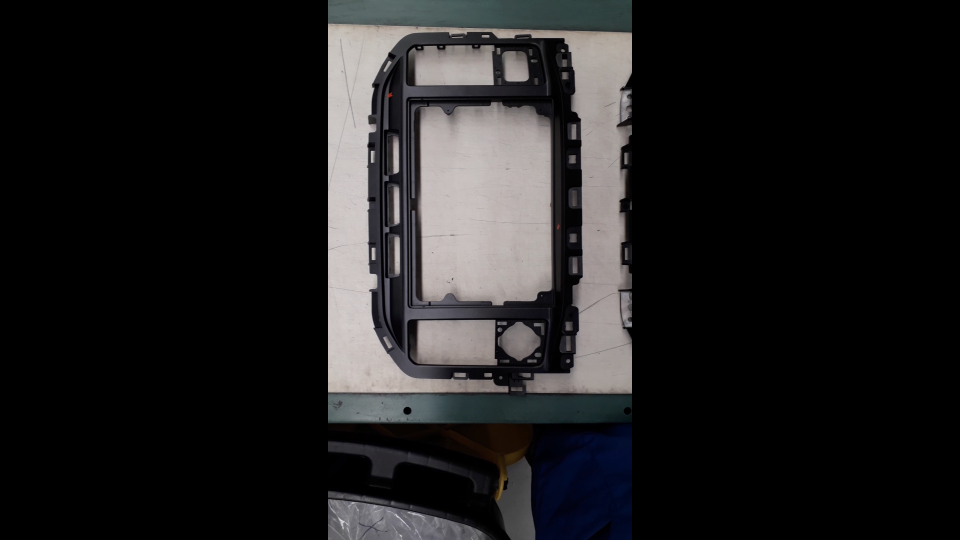
#> input picture deprecated/image.png, 1920 x 1080 px (shown at 1/2 size)
$ python 1pruebas.py
#> lines starting #> are read from the running program, lines starting #| are printed output that depends on the picture; after the words box and inside, x2 and y2 are one past the last pixel; in counts of white or black regions, pixels touching at a corner belong together
#> further down, image is the input picture: shape (1080, 1920, 3); mean B, G, R 31.1, 30.5, 31.3
import cv2
import numpy as np

# canny
def canny(image):
	grey = cv2.cvtColor(image, cv2.COLOR_BGR2GRAY)
	blur = cv2.GaussianBlur(image, (5, 5), 0)
	canny = cv2.Canny(blur, 50, 150)
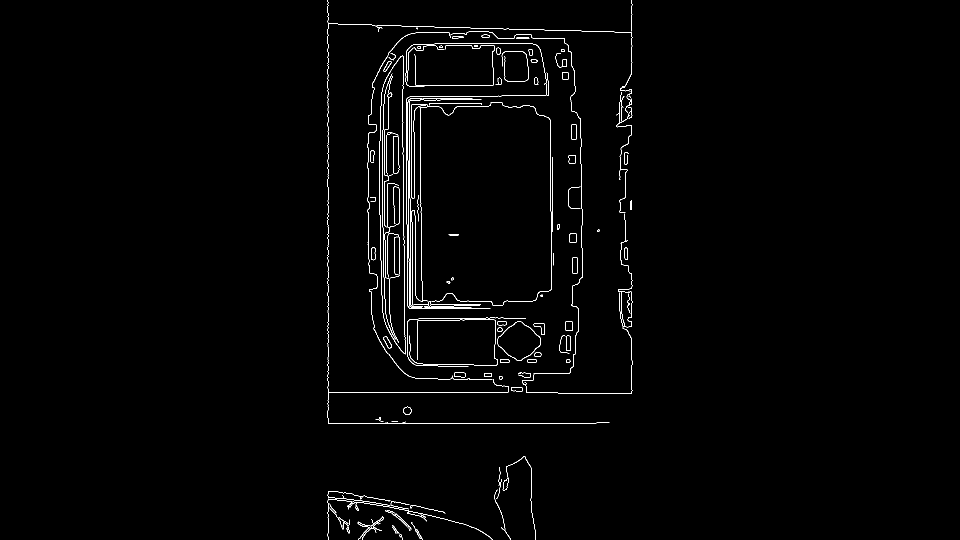
#> canny: shape (1080, 1920) (shown at 1/2 size); 1.1% white in thin lines or dots, all inside (x1, y1, x2, y2) = (655, 0, 1265, 1080)

	return canny

# roi
def region_of_interest(image):
	polygons = np.zeros(image.shape, 'uint8')
	# video
	# cv2.rectangle(polygons, (90, 0), (1420, 1280), (255, 255, 255), -1)
	# image
	cv2.rectangle(polygons, (710, 60), (1175, 795), (255, 255, 255), -1)
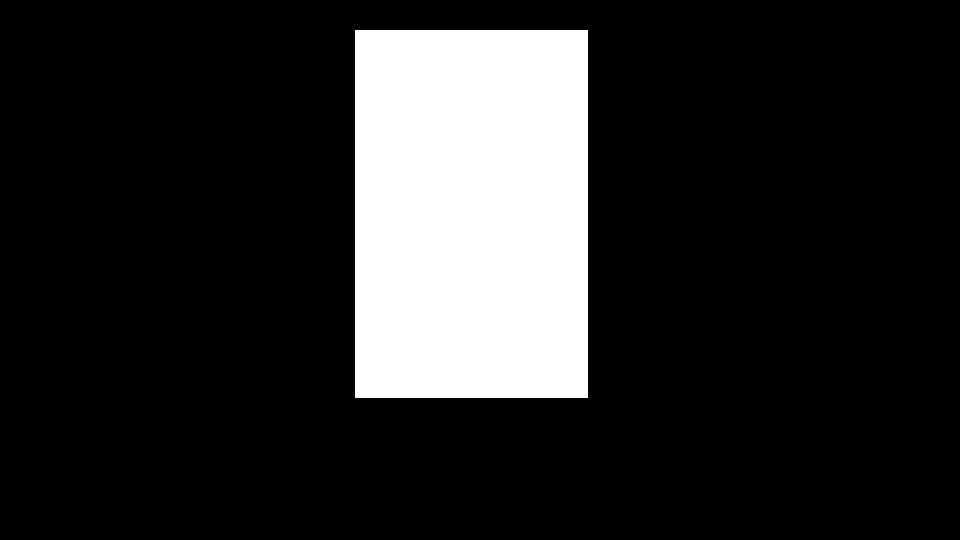
#> polygons: shape (1080, 1920, 3) (shown at 1/2 size); 16.5% white; 1 white region, box (x1, y1, x2, y2) and area: (710, 60, 1176, 796) 342976
	mask = cv2.bitwise_and(image, polygons)
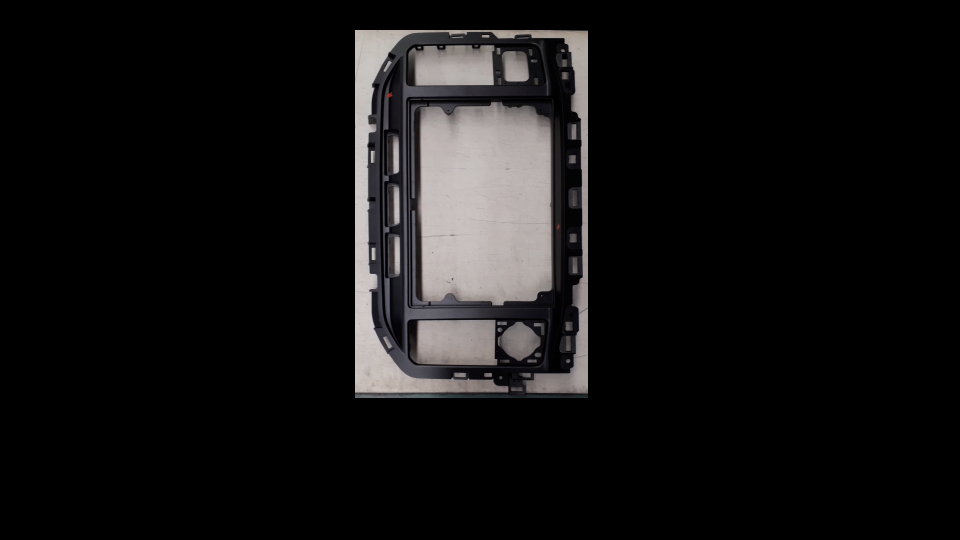
#> mask: shape (1080, 1920, 3) (shown at 1/2 size); mean B, G, R 18.3, 18.2, 19.1

	return mask

def detect_model(image):
	i = 0
	image = image[60:795, 710:1175]
#> image: shape (735, 465, 3)
	gray = cv2.cvtColor(image, cv2.COLOR_BGR2GRAY)
	inverted = cv2.bitwise_not(gray)
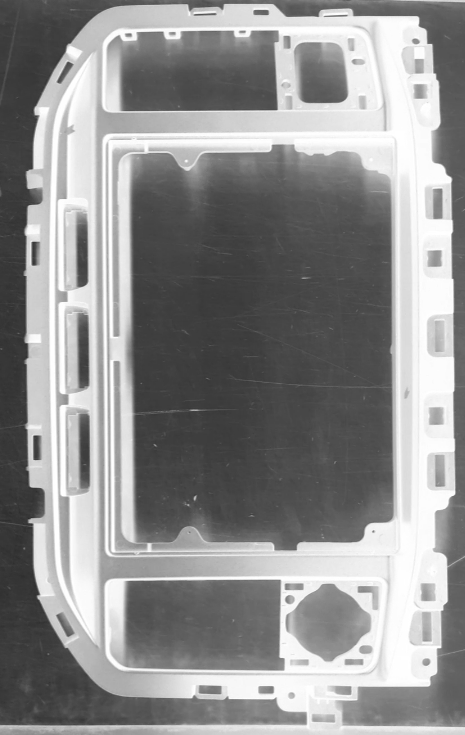
#> inverted: shape (735, 465); min 44, max 255, mean 143.2
	thresh = cv2.threshold(inverted, 210, 255, cv2.THRESH_BINARY)[1]
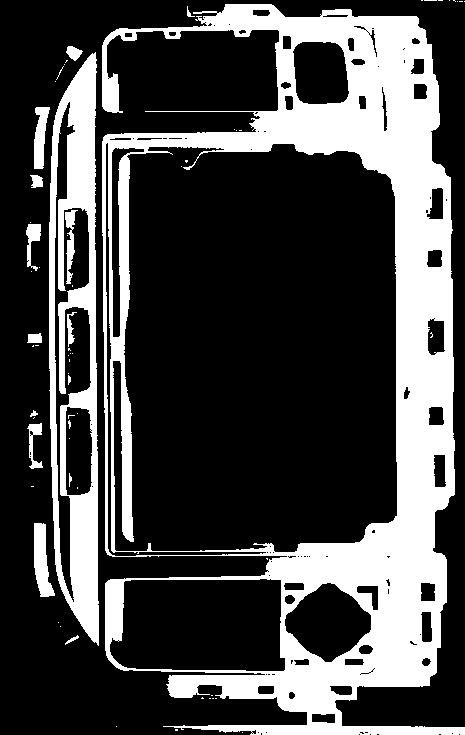
#> thresh: shape (735, 465); 28.2% white; 65 white regions (49 under 20 px)

	contours, hierarchy = cv2.findContours(thresh.copy(), cv2.RETR_EXTERNAL, cv2.CHAIN_APPROX_SIMPLE)
#> contours = 45 contours, 35 with area under 20; largest, box (x1, y1, x2, y2) and area: (102, 4, 465, 735) 211187, (49, 52, 99, 646) 23712, (34, 523, 55, 597) 849, (34, 107, 50, 169) 562, (26, 224, 41, 271) 280
	contours = [cnt for cnt in contours if cv2.contourArea(cnt)>1000]
#> contours = 2 contours; box (x1, y1, x2, y2) and area: (102, 4, 465, 735) 211187, (49, 52, 99, 646) 23712

	for contour in contours:
		i += 1
		x, y, w, h = cv2.boundingRect(contour)
		x1 = x
		x2 = x+w
		y1 = y
		y2 = y+h
		cv2.rectangle(image, (x1, y1), (x2, y2), (0, 255, 255), 2)
#> this loop made 2 passes
#> (i, x, y, w, h, x1, x2, y1) on passes 1 to 2: (1, 49, 52, 50, 594, 49, 99, 52), (2, 102, 4, 363, 731, 102, 465, 4)
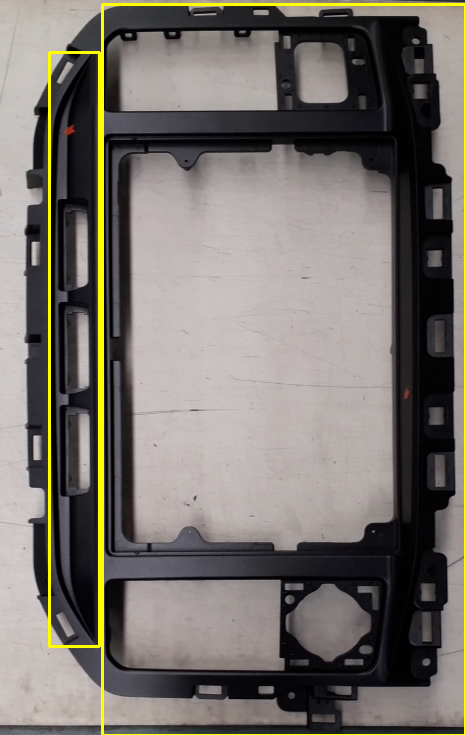
#> image: shape (735, 465, 3); mean of channels 0, 1, 2 108.6, 114.2, 119.4; drawn as B, G, R
#> after the loop, i = 2

	# [4 lines of commented-out code are left out]

	return image

# init
image = cv2.imread('image.png')
image_canny = canny(image)
cropped_image = region_of_interest(image)

cv2.imshow('', detect_model(cropped_image))
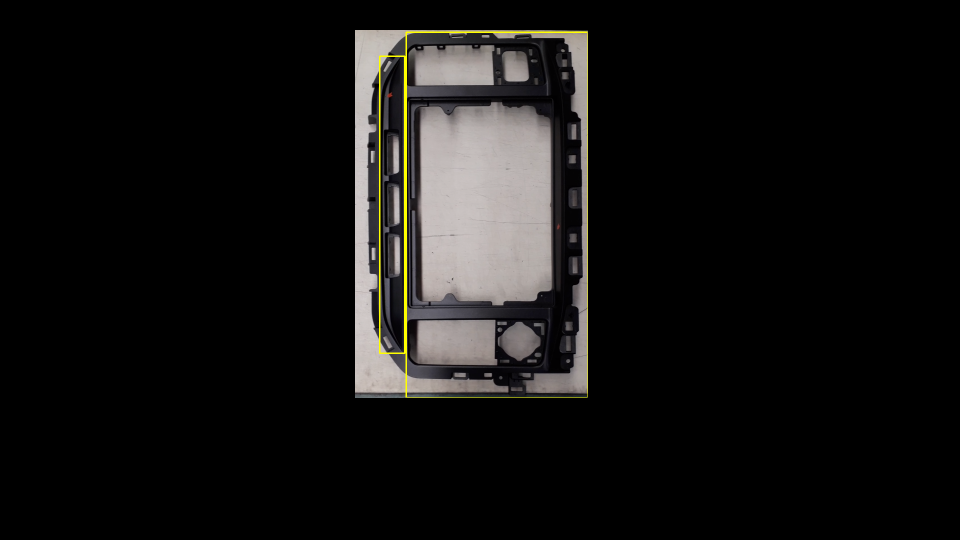
#> cropped_image: shape (1080, 1920, 3) (shown at 1/2 size); 0.4% of pixels changed, all inside (x1, y1, x2, y2) = (758, 63, 1175, 795)
cv2.waitKey(0)
